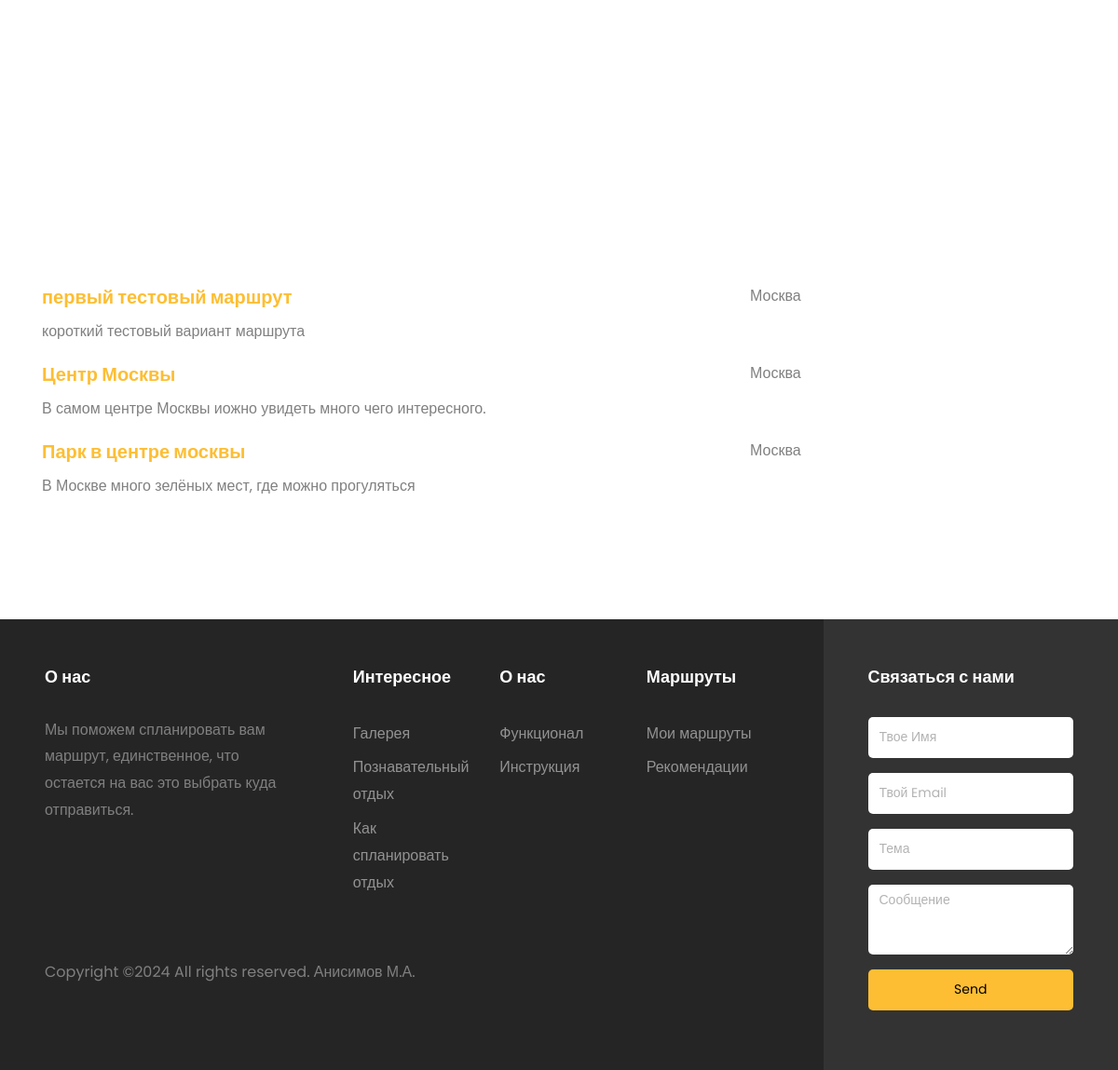
Before: /my_routs (signed in, lower part) with the older database file.
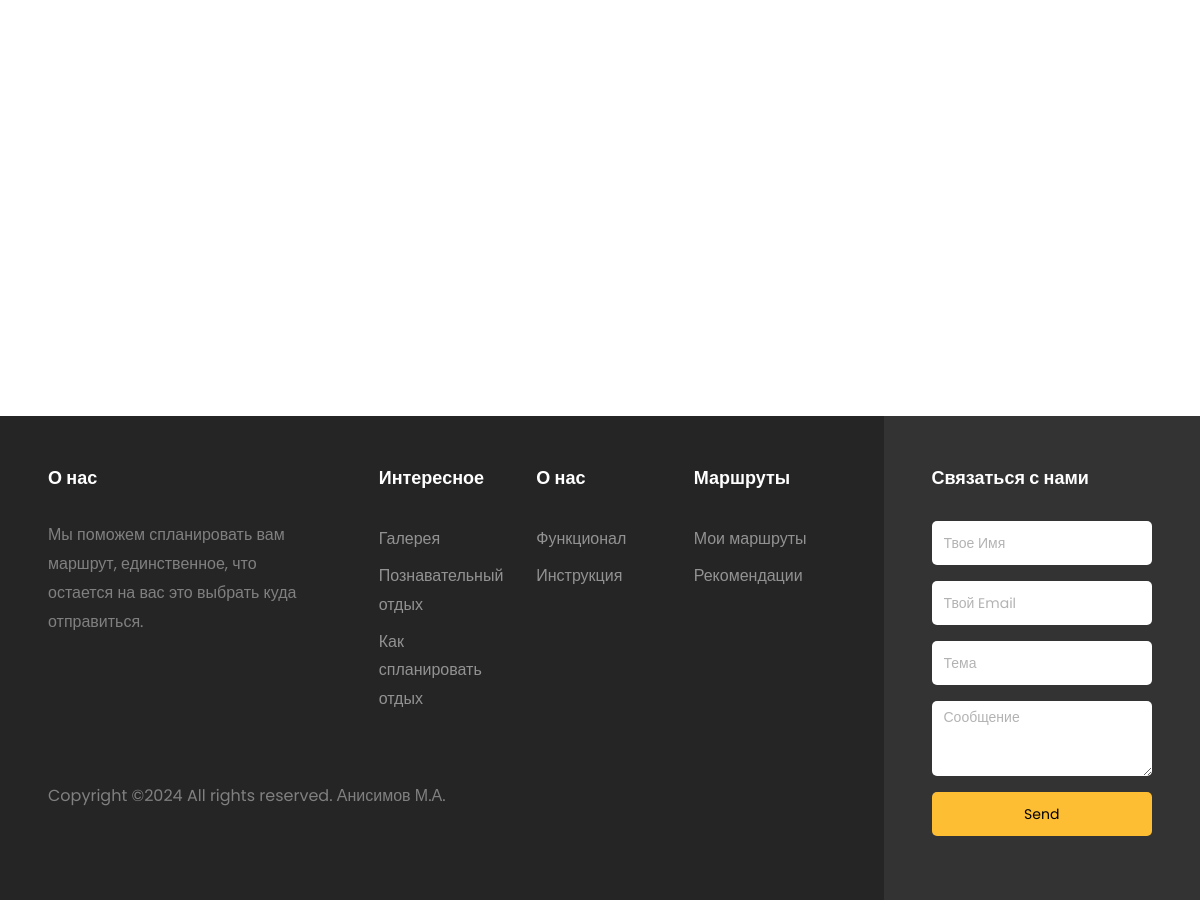
After: the same page with the newer database file.
### WebSite/models.py (models this page shows)
class UserRoute(models.Model):
    user = models.ForeignKey(User, on_delete=models.CASCADE)
    city = models.CharField(max_length=30)
    route_name = models.CharField(max_length=100)
    route_text = models.TextField(null=True, default=None)

### WebSite/views.py (the view)
# urls.py: path('my_routs', views.my_routs),
@login_required
def my_routs(request):
    my_routs_list = UserRoute.objects.filter(user=request.user.id)
    routs = []
    for route in my_routs_list:
        temp = {"name": route.route_name,
                "city": route.city,
                "text": route.route_text,
                "id": route.id}
        routs.append(temp)
    data = {"routs": routs}
    return render(request, "my_routs.html", context=data)

### WebSite/templates/my_routs.html (shortened to what this page needs)
{% extends "base.html" %}
{% load static %}
{% block content %}
    <br><br>
    <br>
    <section class="ftco-section">
    	<div class="container">
            <div class="row justify-content-center mb-5 pb-3">
            </div>
            {% for element in routs %}
    		    <div class="row">
    			<div class="col-md-8">
                    <h5 class="font-weight-bold"><a href="/cur_route/{{ element.id }}">{{ element.name }}</a></h5>
                    <p>{{ element.text }}</p>
    			</div>
    			<div class="col-md-4">
    				<p>{{ element.city }}</p>
    			</div>
    		</div>
            {% endfor %}
    	</div>
    </section>
{% endblock content %}

### WebSite/templates/base.html (shortened to what this page needs)
<!DOCTYPE html>
{% load static %}
<html lang="en">
  <head>
    <link href="https://stackpath.bootstrapcdn.com/font-awesome/4.7.0/css/font-awesome.min.css"  rel="stylesheet" >
    <link href="{% static 'css/animate.css' %}" rel="stylesheet">
    <link href="{% static 'css/owl.carousel.min.css' %}" rel="stylesheet">
    <link href="{% static 'css/owl.carousel.min.css' %}" rel="stylesheet">
    <link href="{% static 'css/owl.carousel.min.css' %}" rel="stylesheet">
    <link href="{% static 'css/ionicons.min.css' %}" rel="stylesheet">
    <link href="{% static 'css/flaticon.css' %}" rel="stylesheet">
    <link href="{% static 'css/icomoon.css' %}" rel="stylesheet">
    <link href="{% static 'css/style.css' %}" rel="stylesheet">
  </head>
  <body>
    {% block content%}{% endblock content %}
    <footer class="footer">
			<div class="container-fluid px-lg-5">
				<div class="row">
					<div class="col-md-9 py-5">
						<div class="row">
							<div class="col-md-4 mb-md-0 mb-4">
								<h2 class="footer-heading">О нас</h2>
								<p>Мы поможем спланировать вам маршрут, единственное, что остается на вас это выбрать куда отправиться.</p>
								<ul class="ftco-footer-social p-0">
                                </ul>
							</div>
							<div class="col-md-8">
								<div class="row justify-content-center">
									<div class="col-md-12 col-lg-10">
										<div class="row">
											<div class="col-md-4 mb-md-0 mb-4">
												<h2 class="footer-heading">Интересное</h2>
												<ul class="list-unstyled">
						              <li><a href="/gallery/1" class="py-1 d-block">Галерея</a></li>
						              <li><a href="/articles/1" class="py-1 d-block">Познавательный отдых</a></li>
						              <li><a href="/articles/2" class="py-1 d-block">Как спланировать отдых</a></li>
						            </ul>
											</div>
											<div class="col-md-4 mb-md-0 mb-4">
												<h2 class="footer-heading">О нас</h2>
												<ul class="list-unstyled">
						              <li><a href="/about" class="py-1 d-block">Функционал</a></li>
						              <li><a href="/about" class="py-1 d-block">Инструкция</a></li>
						            </ul>
											</div>
											<div class="col-md-4 mb-md-0 mb-4">
												<h2 class="footer-heading">Маршруты</h2>
												<ul class="list-unstyled">
						              <li><a href="/my_routs" class="py-1 d-block">Мои маршруты</a></li>
						              <li><a href="/recommendations" class="py-1 d-block">Рекомендации</a></li>
						            </ul>
											</div>
										</div>
									</div>
								</div>
							</div>
						</div>
						<div class="row mt-md-5">
							<div class="col-md-12">
								<p class="copyright">Copyright &copy;<script>document.write(new Date().getFullYear());</script> All rights reserved. Анисимов М.А.</p>
							</div>
						</div>
					</div>
					<div class="col-md-3 py-md-5 py-4 aside-stretch-right pl-lg-5">
						<h2 class="footer-heading">Связаться с нами</h2>
						<form method="post" action="/send_mes" class="contact-form">
                          <div class="form-group">
                            <input type="text" class="form-control" placeholder="Твое Имя" name="name">
                          </div>
                          <div class="form-group">
                            <input type="text" class="form-control" placeholder="Твой Email" name="gmail">
                          </div>
                          <div class="form-group">
                            <input type="text" class="form-control" placeholder="Тема" name="theme">
                          </div>
                          <div class="form-group">
                            <textarea name="mes" id="" cols="30" rows="3" class="form-control" placeholder="Сообщение"></textarea>
                          </div>
                          <div class="form-group">
                            <button type="submit" class="form-control submit px-3">Send</button>
                          </div>
                        </form>
					</div>
				</div>
			</div>
		</footer>
  </body>
</html>

Changed rows visible on the page:
removed UserRoute: name "первый тестовый маршрут", text "короткий тестовый вариант маршрута", city "Москва"
removed UserRoute: name "Центр Москвы", text "В самом центре Москвы иожно увидеть много чего интересного.", city "Москва"
removed UserRoute: name "Парк в центре москвы", text "В Москве много зелёных мест, где можно прогуляться", city "Москва"
